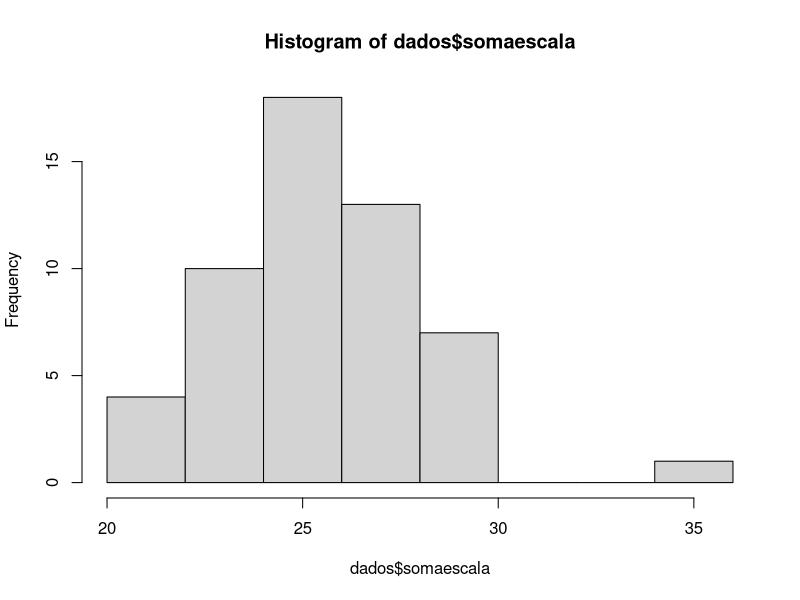
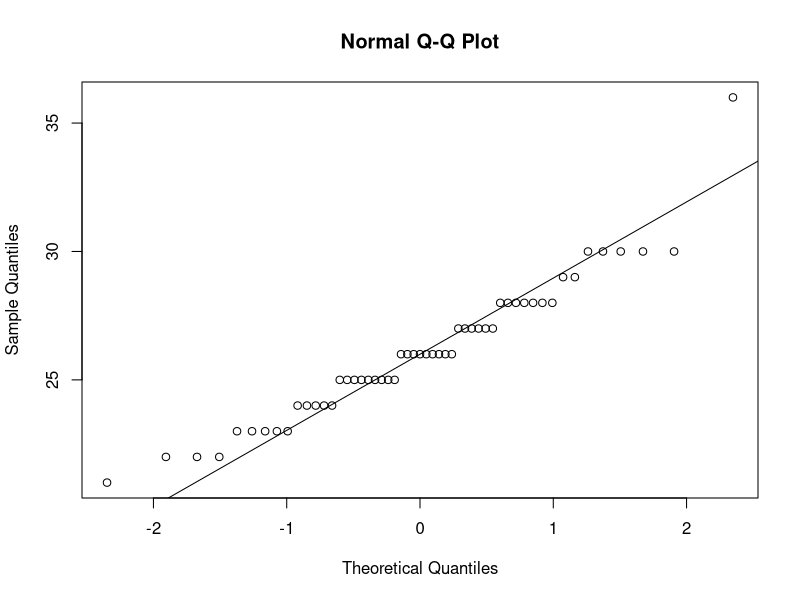
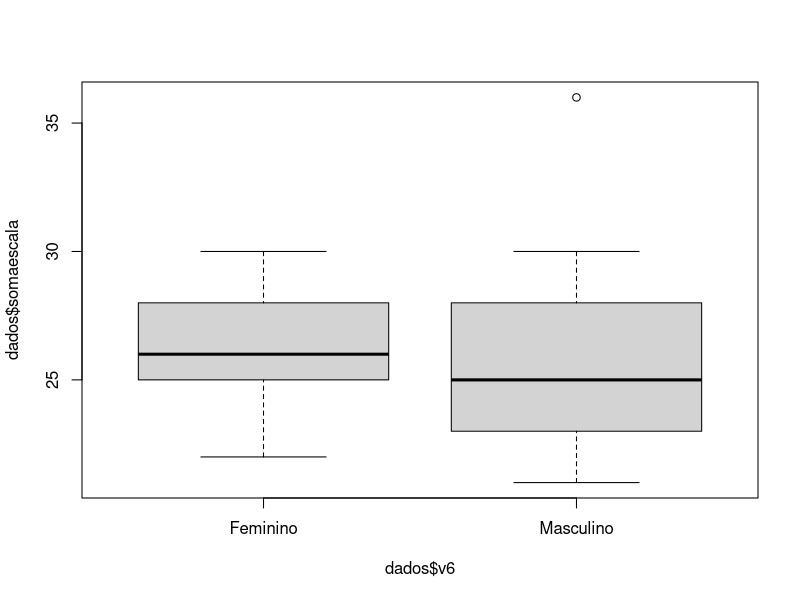
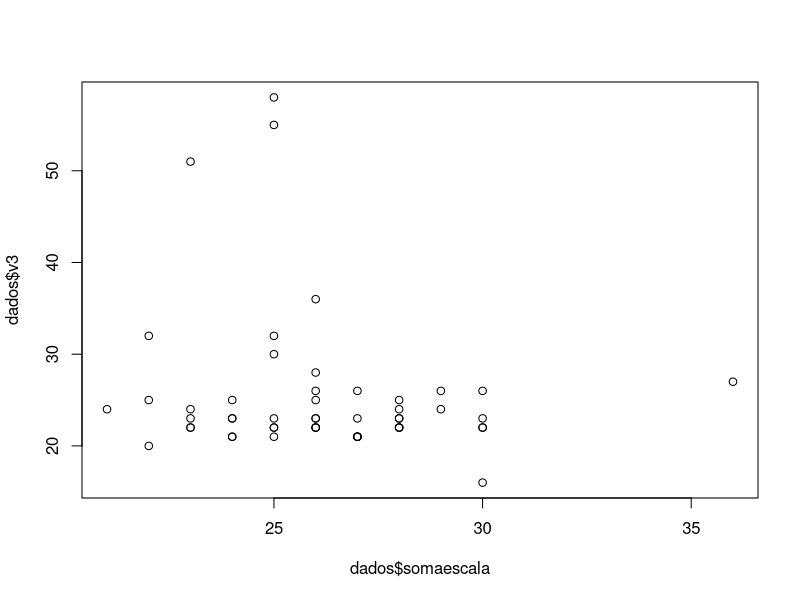
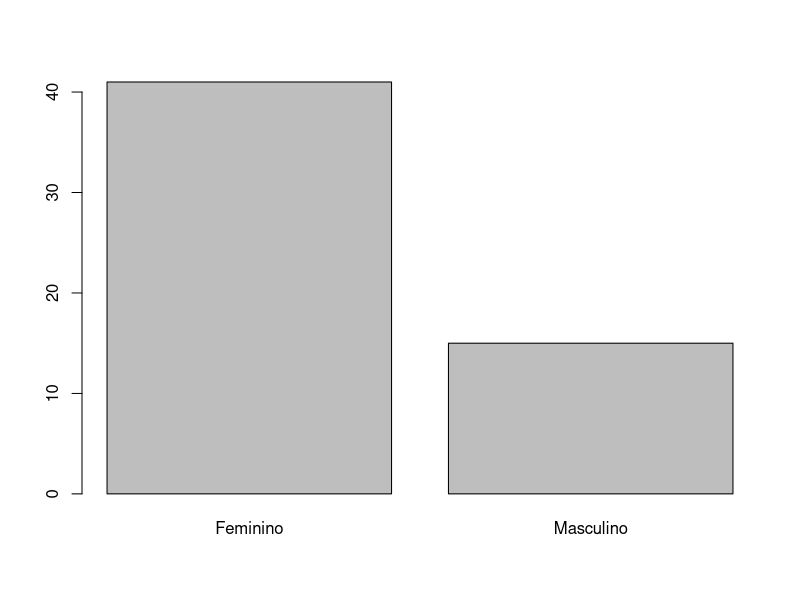

R code for these plots, in order: (Note: this script raises an error after producing the figures.)
#--- Script  ----
# Este script tem como base o instrumento Escala de autoestima de Roserberg. O download do banco de dados é feito rodando o script na sessão Importantdo banco de dados. Para rodar o código, lembre-se de clicar na linha e apertar as teclas control+enter ou o botão "Run".

#--- Importando banco de dados ----

dados  <- read.csv("autoestima.csv")

# ou use a função abaixo, tire o comentário.
# dados  <- read.csv(file.choose(), header=TRUE, sep=",")

#--- Estatística descritiva ----

# Dividindo grupos para comparação
# Usando a função subset

# objeto  <- subset(banco, critérios)
# dados$v6 igual a gênero, variando entre "Masculino" e "Feminino"
# dados$v3 igual a idade em anos

homens  <- subset(dados, dados$v6 == "Masculino" & dados$v3 < 25)

# repare que as variáveis do banco 'dados' sem mantém para o subset 'homens'.

# Função summary
summary(dados$v3)

# Função describe - requer pacote psych
install.packages("psych")

by(dados$v3, dados$v6, summary)

# Histograma - Variável númerica - ver se é normal
hist(dados$somaescala)

# qqplot - Variável númerica contra normal
qqnorm(dados$somaescala) # plota a distribuição
qqline(dados$somaescala) # plota a normal

# Boxplot - Variável númerica por categórica - Soma escala divido por gênero
boxplot(dados$somaescala ~ dados$v6)

# Scatter plot - Variavéis númericas - Soma escala por idade
plot(dados$somaescala, dados$v3)

# Gráfico de barras
barplot(table(dados$v6))

# Descrever dados
describe(dados$somaescala) # requer pacote psych carregado
summary(dados$somaescala)
mean(dados$somaescala, na.rm = TRUE)
sd(dados$somaescala, na.rm = TRUE)

# Teste T
t.test(dados$somaescala ~ dados$v6, paired=FALSE)

# Correlação bivariada
cor.test(dados$somaescala, dados$v3)

# Regressão
model1  <- lm(dados$somaescala ~ dados$v3)
summary(model1)
plot(model1) # ver diagnósticos


